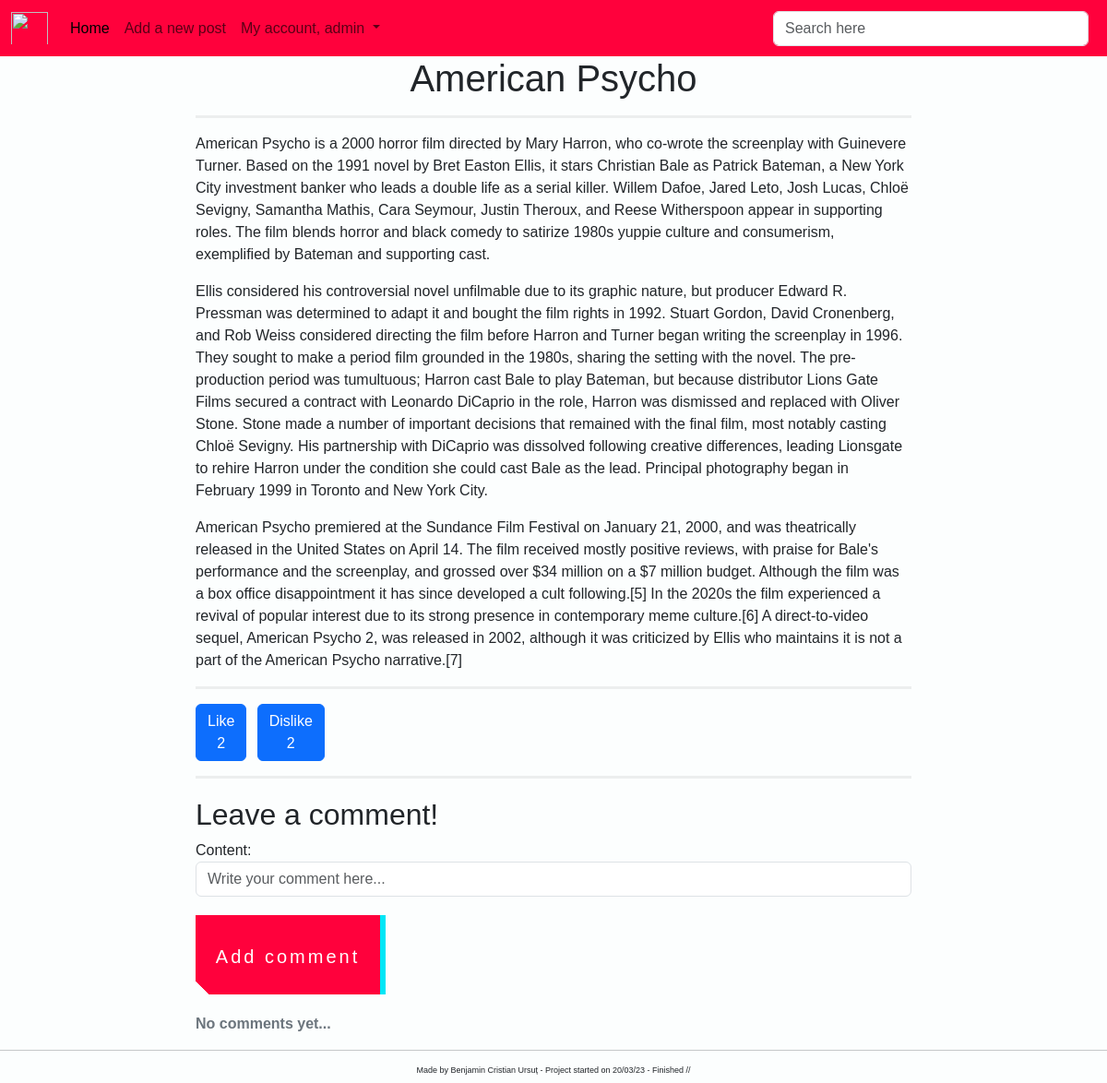
/detail_view_post/32/ (signed in), run on an earlier commit of the app's database.
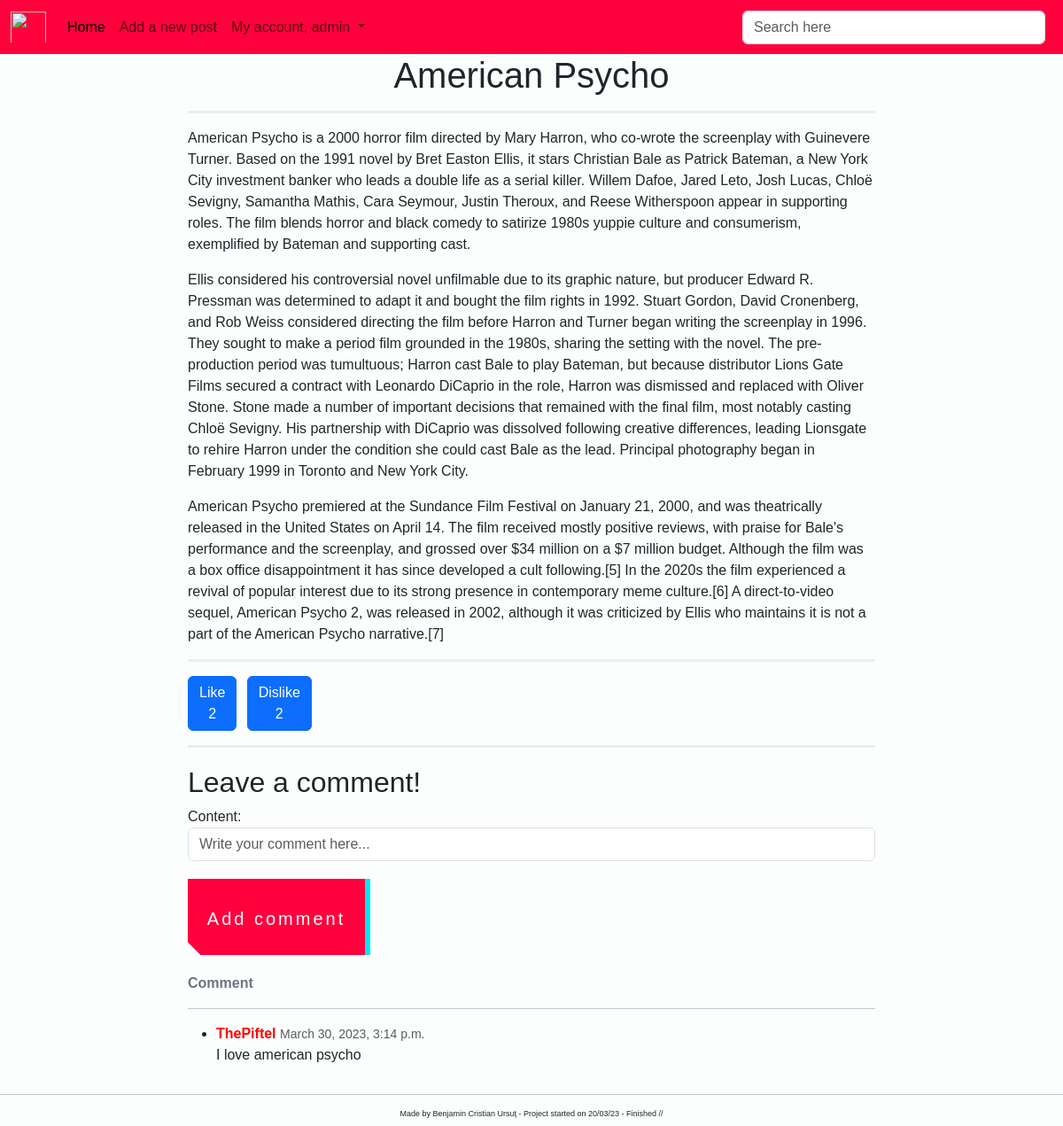
And on a later commit of the database.
### post/models.py (models this page shows, shortened)
class PostComment(models.Model):
    blogpost_connected = models.ForeignKey(Post, related_name='comments', on_delete=models.CASCADE)
    author = models.ForeignKey(User, on_delete=models.CASCADE)
    content = TextField()
    likes = models.ManyToManyField(User, related_name='comment', blank=True)
    date_posted = models.DateTimeField(auto_now_add=True, null=True)
    class Meta:
        ordering = ['-date_posted']

### post/views.py (the view)
# urls.py: path('detail_view_post/<int:pk>/', views.PostDetailView.as_view(), name='detail-blog'),
class PostDetailView(LoginRequiredMixin, DetailView):
    template_name = 'post/detail_post.html'
    model = Post
    def get_context_data(self, **kwargs):
        data = super().get_context_data(**kwargs)
        comments_connected = PostComment.objects.filter(blogpost_connected=self.get_object())
        data['comments'] = comments_connected
        if self.request.user.is_authenticated:
            data['comment_form'] = NewCommentForm(instance=self.request.user)
        return data
    def post(self, request, *args, **kwargs):  # the request parameter, is a HTTP request
        new_comment = PostComment(content=request.POST.get('content'),
                                  author=self.request.user,
                                  blogpost_connected=self.get_object())
        new_comment.save()  # with this the comment is saved
        return self.get(self, request, *args, **kwargs)  # this is going to refresh the page with the new comment added

### post/forms.py
class NewCommentForm(forms.ModelForm):
    class Meta:
        model = PostComment
        fields = ['content']
        widgets = {
            'content': TextInput(attrs={
                'class': 'form-control',
                'placeholder': 'Write your comment here...'
            })
        }

### post/models.py (called while the page is built)
    def total_like(self):
        return self.likes.count()

    def total_dislike(self):
        return self.dislikes.count()

### templates/post/detail_post.html (shortened to what this page needs)
{% extends 'base.html' %}
{% block content %}
    <div class="container-fluid">
        <div class="row">
            <div class="col-md-8 offset-md-2">
                <h1 class="text-center">{{ post.title }}</h1>
                <hr class="solid" style="border-top: 3px solid #bbb;">
                <p> {{ post.description | safe }}</p>
                <hr class="solid" style="border-top: 3px solid #bbb;">
                <div class="row">
                    <div class="col-1">
                        <form action="{% url 'like_post' post.pk %}" method="post">
                            <button type="submit" name="post_id" value="{{ post.id }}" class="btn btn-primary">
                                Like {{ post.total_like }}</button>
                        </form>
                    </div>
                    <div class="col-1">
                        <form action="{% url 'dislike_post' post.pk %}" method="post">
                            <button type="submit" name="post_id" value="{{ post.id }}" class="btn btn-primary">
                                Dislike {{ post.total_dislike }}</button>
                        </form>
                    </div>
                </div>
                <hr class="solid" style="border-top: 3px solid #bbb;">
                <h2 style="margin-top: 20px;">Leave a comment!</h2>
                <div id="comments_section">
                    {% if user.is_authenticated %}
                        <form method="POST">
                            <div class="form-group">
                                {{ comment_form }}
                                <button class="button-49" type="submit" style="margin-top: 20px; margin-bottom: 20px;">
                                    Add comment
                                </button>
                            </div>
                        </form>
                    {% else %}
                        <a class="button-49" href="{% url 'login' %}?next={{ request.path }}">Log in to add a
                            comment!</a><br>
                    {% endif %}
                    {% if comments %}
                        <strong class="text-secondary">{{ object.number_of_comments }}
                            Comment{{ object.number_of_comments|pluralize }}</strong>
                        <hr>
                        <ul>
                            {% for comment in comments %}
                                <li>
                                    <div>
                                        <span>
                                          <strong style="color: red;">{{ comment.author }} </strong>
                                          <small class="text-muted">{{ comment.date_posted }}</small>
                                        </span>
                                        <p>
                                            {{ comment.content|safe }}
                                        </p>
                                    </div>
                                </li>
                            {% endfor %}
                        </ul>
                    {% else %}
                        <strong class="text-secondary">No comments yet...</strong>
                    {% endif %}
                </div>
            </div>
        </div>
    </div>
{% endblock %}

What changed in the data, as far as the page shows it:
added PostComment: author "ThePiftel", date_posted "March 30, 2023, 3:14 p.m.", content "I love american psycho"
Also different on the page:
text no longer shown: "No comments yet..."
text now shown: "Comment"
